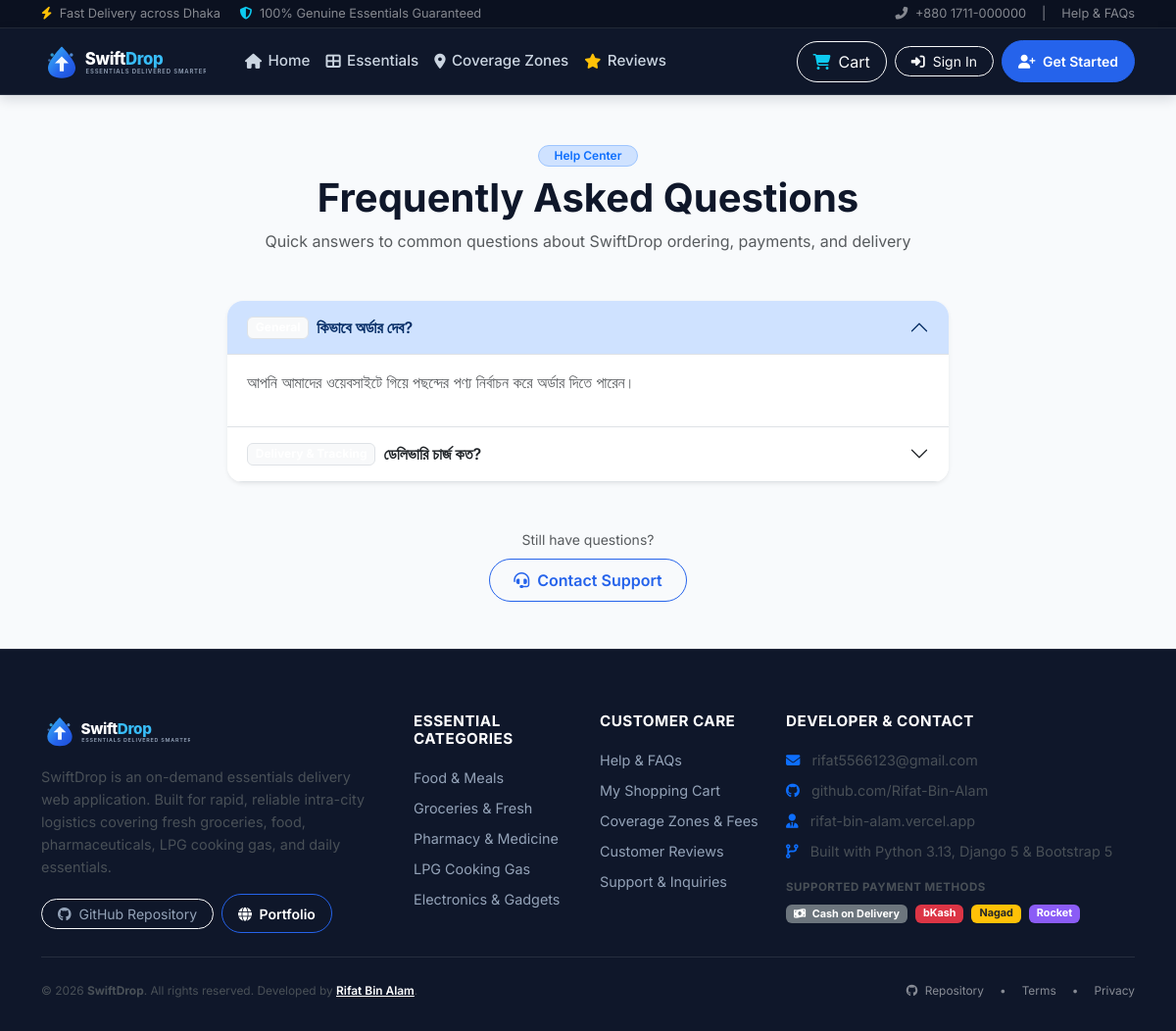
The app's page /faq/, older data.
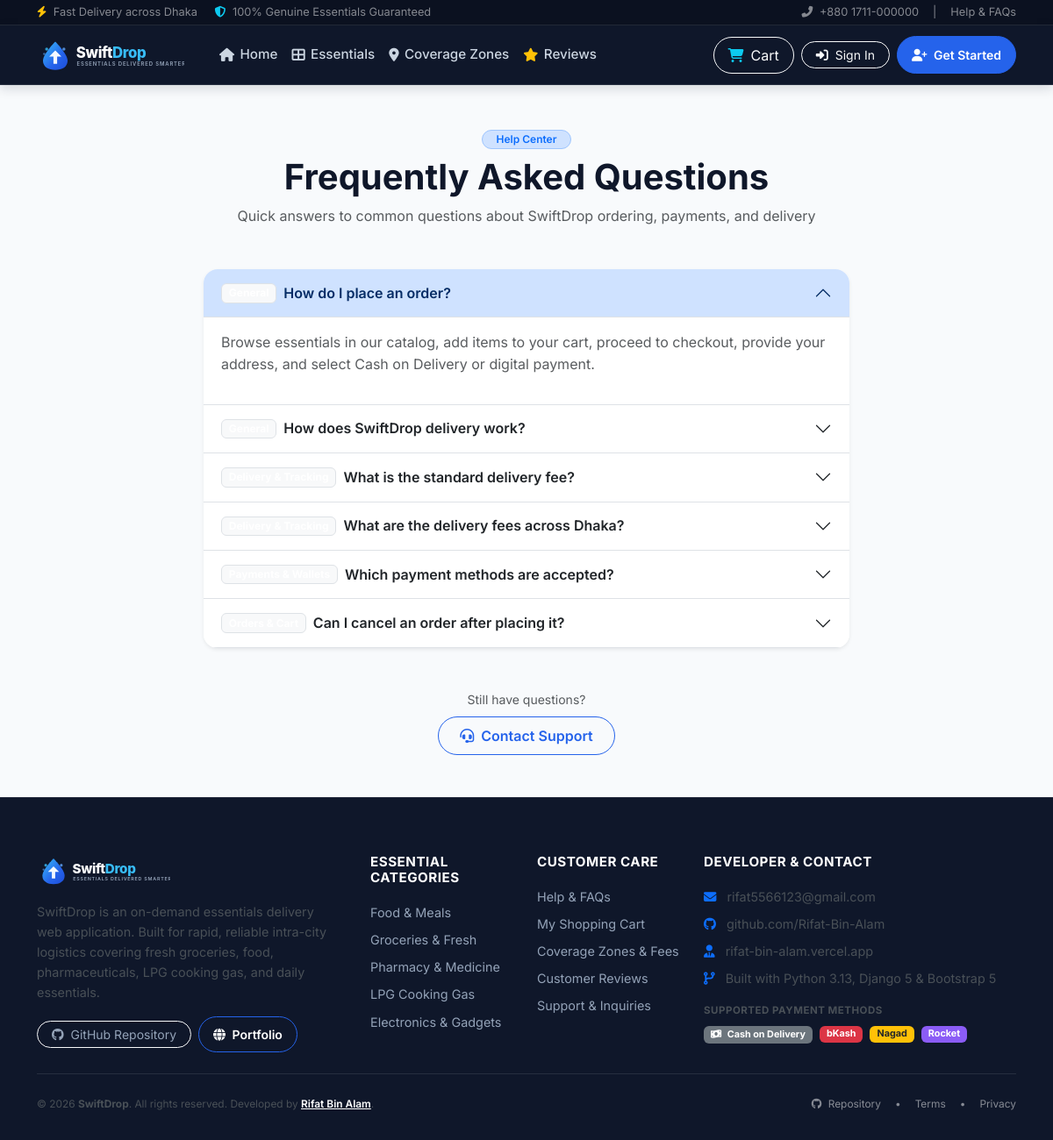
The same page, newer data.
### dashboard/models.py (models this page shows, shortened)
class FAQ(models.Model):
    CATEGORY_CHOICES = [
        ('general', 'General'),
        ('orders', 'Orders & Cart'),
        ('delivery', 'Delivery & Tracking'),
        ('payment', 'Payments & Wallets'),
        ('account', 'Account & Profile'),
        ('technical', 'Technical Support'),
    ]
    question = models.CharField(
        max_length=500,
        verbose_name=_('Question')
    )
    answer = models.TextField(
        verbose_name=_('Answer')
    )
    category = models.CharField(
        max_length=20,
        choices=CATEGORY_CHOICES,
        default='general',
        verbose_name=_('Category')
    )
    is_active = models.BooleanField(
        default=True,
        verbose_name=_('Active')
    )
    order = models.PositiveIntegerField(
        default=0,
        verbose_name=_('Sort Order')
    )
    created_at = models.DateTimeField(
        auto_now_add=True,
        verbose_name=_('Created At')
    )
    updated_at = models.DateTimeField(
        auto_now=True,
        verbose_name=_('Updated At')
    )
    class Meta:
        verbose_name = _('FAQ')
        verbose_name_plural = _('FAQs')
        ordering = ['order', 'question']

### dashboard/views.py (the view)
# urls.py: path('faq/', views.FAQListView.as_view(), name='faq'),
class FAQListView(ListView):
    model = FAQ
    template_name = 'dashboard/faq.html'
    context_object_name = 'faqs'
    def get_queryset(self):
        return FAQ.objects.filter(is_active=True).order_by('order')
    def get_context_data(self, **kwargs):
        context = super().get_context_data(**kwargs)
        context['categories'] = FAQ.CATEGORY_CHOICES
        return context

### dashboard/context_processors.py (called while the page is built)
def swift_drop_context(request):
    cart_item_count = 0
    session_cart = request.session.get('cart', {})
    if isinstance(session_cart, dict):
        cart_item_count = sum(item.get('quantity', 0) for item in session_cart.values() if isinstance(item, dict))
    elif isinstance(session_cart, list):
        cart_item_count = sum(item.get('quantity', 0) for item in session_cart if isinstance(item, dict))
    return {
        'BRAND_NAME': getattr(settings, 'BRAND_NAME', 'SwiftDrop'),
        'TAGLINE': getattr(settings, 'TAGLINE', 'Your Essentials. Delivered Smarter.'),
        'CURRENCY_SYMBOL': getattr(settings, 'CURRENCY_SYMBOL', '৳'),
        'CURRENCY_CODE': getattr(settings, 'CURRENCY_CODE', 'BDT'),
        'session_cart_count': cart_item_count,
    }

### templates/dashboard/faq.html (shortened to what this page needs)
{% extends 'base.html' %}
{% load static %}
{% block content %}
<div class="container py-5">
    <div class="text-center mb-5">
        <span class="badge bg-primary-subtle text-primary border border-primary-subtle px-3 py-1 rounded-pill fw-semibold mb-2">
            Help Center
        </span>
        <h2 class="display-6 fw-bold text-navy mb-2">Frequently Asked Questions</h2>
        <p class="text-muted">Quick answers to common questions about SwiftDrop ordering, payments, and delivery</p>
    </div>
    <div class="row justify-content-center">
        <div class="col-lg-8">
            {% if faqs %}
                <div class="accordion shadow-sm rounded-4 overflow-hidden" id="faqAccordion">
                    {% for faq in faqs %}
                        <div class="accordion-item border-0 border-bottom">
                            <h2 class="accordion-header" id="heading{{ faq.id }}">
                                <button class="accordion-button {% if not forloop.first %}collapsed{% endif %} fw-semibold text-navy" type="button" data-bs-toggle="collapse" data-bs-target="#collapse{{ faq.id }}">
                                    <span class="badge bg-light text-navy border me-2 small">{{ faq.get_category_display }}</span>
                                    {{ faq.question }}
                                </button>
                            </h2>
                            <div id="collapse{{ faq.id }}" class="accordion-collapse collapse {% if forloop.first %}show{% endif %}" data-bs-parent="#faqAccordion">
                                <div class="accordion-body text-muted">
                                    {{ faq.answer|linebreaks }}
                                </div>
                            </div>
                        </div>
                    {% endfor %}
                </div>
            {% endif %}
            <div class="text-center mt-5">
                <p class="text-muted small mb-2">Still have questions?</p>
                <a href="{% url 'dashboard:contact' %}" class="btn btn-outline-primary rounded-pill px-4">
                    <i class="fas fa-headset me-2"></i>Contact Support
                </a>
            </div>
        </div>
    </div>
</div>
{% endblock %}

Row changes from the older to the newer data that the page shows:
changed FAQ: question "কিভাবে অর্ডার দেব?" → "How do I place an order?"; answer "আপনি আমাদের ওয়েবসাইটে গিয়ে পছন্দের পণ্য নির্বাচন করে অর্ডার দিতে পারেন।" → "Browse essentials in our catalog, add items to your cart, proceed to checkout, provide your address, and select Cash on Delivery or digital payment."
added FAQ: question "How does SwiftDrop delivery work?"
changed FAQ: question "ডেলিভারি চার্জ কত?" → "What is the standard delivery fee?"
added FAQ: question "What are the delivery fees across Dhaka?"
added FAQ: question "Which payment methods are accepted?"
added FAQ: question "Can I cancel an order after placing it?"
